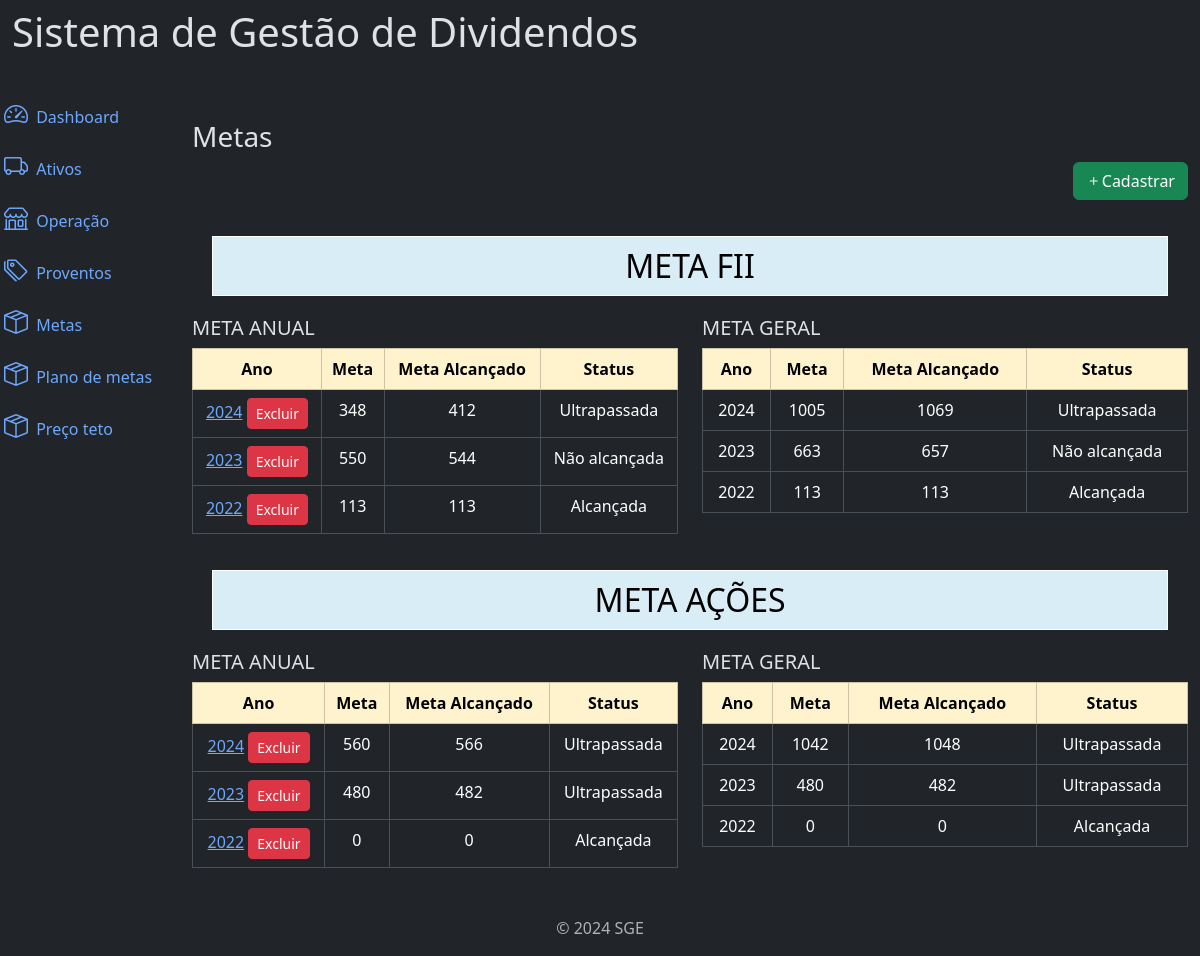
Page /metas/ (signed in) on the earlier database version.
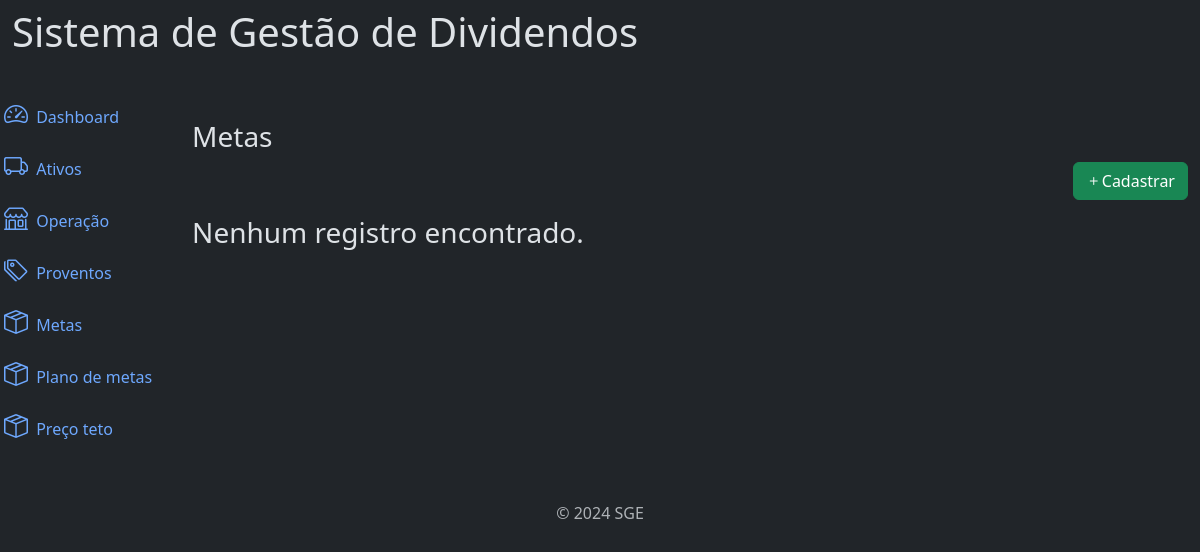
Same page on the later database version.
### carteira/models.py (models this page shows, shortened)
class MetaAtivo(models.Model):
    class Meta:
        verbose_name = "Meta"
        verbose_name_plural = "Meta"
        ordering=['-ano']
    fk_user = models.ForeignKey(User, on_delete=models.CASCADE, related_name="user_meta",  null=True) #relacionando campo com a pk da tbl user
    ano = models.IntegerField(verbose_name="Ano", null=True, blank=True)
    classe = models.CharField(max_length=10, null=False, blank=False, default="")
    meta_anual = models.IntegerField(verbose_name="Meta Anual", null=True, blank=True)
    meta_alcancada = models.IntegerField(verbose_name="Meta anual alçancada", null=True, blank=True)
    meta_geral = models.IntegerField(verbose_name="Meta geral", null=True, blank=True)
    meta_geral_alcancada = models.IntegerField(verbose_name="Meta geral alcançada", null=True, blank=True)
    created_at = models.DateTimeField(auto_now_add=True, verbose_name='criado em')
    update_at = models.DateTimeField(auto_now=True, verbose_name='atualizado em')

### carteira/views/metas_views.py (the view)
# urls.py: path('metas/', views.MetaRender.as_view(), name='list_metas'),
class MetaRender(ListView):
    model = MetaAtivo
    template_name = 'metas_geral/list.html'
    context_object_name = 'lists'
    ordering = '-ano'
    paginate_by = 10
    def get_queryset(self):
        return MetaAtivo.objects.filter(fk_user=self.request.user).order_by("-ano")
    def get_context_data(self, **kwargs):
        context = super().get_context_data(**kwargs)
        context["metas_fii"] = self.get_queryset().filter(classe="FII")
        context["metas_acoes"] = self.get_queryset().filter(classe="Ação")
        return context

### carteira/templates/metas_geral/list.html (shortened to what this page needs)
{% extends "global/base.html" %}
{% block content %}
<p class="h3">Metas</p>
    <div class="row mb-3">
        <div class="col-md-6">
        </div>
        <div class="col-md-6">
            <a href="#" class="btn btn-success float-end"
            data-bs-toggle="modal"
            data-bs-target="#cadastroModal"
            hx-get = {% url "create_metas" %}
            hx-target = "#addContent"
            hx-swap = "innerHTML">
                <i class="bi bi-plus"></i>Cadastrar
            </a>
        </div>
    </div>
    <div  class="col-md-12  ">
        <div class="row" style="display:flex">
    {% if lists %}
       {% include "metas_geral/table_fii.html" %}
       {% include "metas_geral/table_acao.html" %}
    {% else %}
        <p class="h3">Nenhum registro encontrado.</p>
    {% endif %}
    </div>
</div>
{% endblock %}

### carteira/templates/metas_geral/table_fii.html
<div class="col-md-12" >
                <h2 class="text-center header-meta">META FII</h2>
                <div class="row">
                    <div class="col-md-6">
                        <h3 class="h5" >META ANUAL</h3>
                        <table class="table table-bordered text-center">
                            <thead class="table-warning">
                                <tr>
                                    <th>Ano</th><th>Meta</th><th>Meta Alcançado</th><th>Status</th>
                                </tr>
                            </thead>
                            <tbody>
                                {% for list in metas_fii %}
                                <tr>
                                    <td><a
                                        href="#"
                                        data-bs-toggle="modal"
                                        data-bs-target="#cadastroModal"
                                        hx-get = {% url "update_metas" list.pk %}
                                        hx-target = "#addContent"
                                        hx-swap = "innerHTML">{{list.ano}}</a>
                                        <span>
                                        <a  onclick="modal(this)"
                                        data-page="metas"
                                        data-name=""
                                        data-id="{{list.pk}}"
                                        href="#"
                                        class="btn btn-danger btn-sm">Excluir</a>
                                        </span>
                                    </td>
                                    <td>{{list.meta_anual}}</td>
                                    <td>
                                    {% if list.meta_alcancada is not none %}{{list.meta_alcancada}}{% else %}0{% endif %}
                                    </td>
                                    <td class="alcancada">
                                        {% if list.meta_anual == list.meta_alcancada  %} Alcançada
                                        {% elif list.meta_alcancada > list.meta_anual %}Ultrapassada
                                        {% else %}Não alcançada
                                        {% endif %}</td>
                                </tr>
                                {% endfor %}
                            </tbody>
                        </table>
                    </div>
                    <div class="col-md-6">
                        <h3 class="h5" >META GERAL</h3>
                        <table class="table table-bordered text-center">
                            <thead class="table-warning">
                                <tr>
                                    <th>Ano</th><th>Meta</th><th>Meta Alcançado</th><th>Status</th>
                                </tr>
                            </thead>
                            <tbody>
                                {% for list in metas_fii %}
                                <tr>
                                    <td>{{list.ano}}</td>
                                    <td>  {% if list.meta_geral is not none %}{{list.meta_geral}}{% else %}0{% endif %}</td>
                                    <td>  {% if list.meta_geral_alcancada is not none %}{{list.meta_geral_alcancada}}{% else %}0{% endif %}</td>
                                    <td class="alcancada">
                                        {% if list.meta_geral == list.meta_geral_alcancada  %} Alcançada
                                        {% elif list.meta_geral_alcancada > list.meta_geral %}Ultrapassada
                                        {% else %}Não alcançada
                                        {% endif %}</td>
                                </tr>
                                {% endfor %}
                            </tbody>
                        </table>
                    </div>
                </div>
            </div>

### carteira/templates/metas_geral/table_acao.html
<div class="col-md-12" >
    <h2 class="text-center header-meta">META AÇÕES</h2>
    <div class="row">
        <div class="col-md-6">
            <h3 class="h5" >META ANUAL</h3>
            <table class="table table-bordered text-center">
                <thead class="table-warning">
                    <tr>
                        <th>Ano</th><th>Meta</th><th>Meta Alcançado</th><th>Status</th>
                    </tr>
                </thead>
                <tbody>
                    {% for list in metas_acoes%}
                    <tr>
                        <td><a
                            href="#"
                            data-bs-toggle="modal"
                            data-bs-target="#cadastroModal"
                            hx-get = {% url "update_metas" list.pk %}
                            hx-target = "#addContent"
                            hx-swap = "innerHTML">{{list.ano}}</a>
                            <span>
                            <a  onclick="modal(this)"
                            data-page="metas"
                            data-name=""
                            data-id="{{list.pk}}"
                            href="#"
                            class="btn btn-danger btn-sm">Excluir</a>
                            </span>
                        </td>
                        <td>{{list.meta_anual}}</td>
                        <td>
                        {% if list.meta_alcancada is not none %}{{list.meta_alcancada}}{% else %}0{% endif %}
                        </td>
                        <td class="alcancada">
                            {% if list.meta_anual == list.meta_alcancada  %} Alcançada
                            {% elif list.meta_alcancada > list.meta_anual %}Ultrapassada
                            {% else %}Não alcançada
                            {% endif %}</td>
                    </tr>
                    {% endfor %}
                </tbody>
            </table>
        </div>
        <div class="col-md-6">
            <h3 class="h5" >META GERAL</h3>
            <table class="table table-bordered text-center">
                <thead class="table-warning">
                    <tr>
                        <th>Ano</th><th>Meta</th><th>Meta Alcançado</th><th>Status</th>
                    </tr>
                </thead>
                <tbody>
                    {% for list in metas_acoes %}
                    <tr>
                        <td>{{list.ano}}</td>
                        <td>  {% if list.meta_geral is not none %}{{list.meta_geral}}{% else %}0{% endif %}</td>
                        <td>  {% if list.meta_geral_alcancada is not none %}{{list.meta_geral_alcancada}}{% else %}0{% endif %}</td>
                        <td class="alcancada">
                            {% if list.meta_geral == list.meta_geral_alcancada  %} Alcançada
                            {% elif list.meta_geral_alcancada > list.meta_geral %}Ultrapassada
                            {% else %}Não alcançada
                            {% endif %}</td>
                    </tr>
                    {% endfor %}
                </tbody>
            </table>
        </div>
    </div>
</div>

Differences in the rows shown:
removed MetaAtivo: ano "2024", meta_anual "348", meta_alcancada "412", shows "Ultrapassada", meta_geral "1005", meta_geral_alcancada "1069"
removed MetaAtivo: ano "2023", meta_anual "550", meta_alcancada "544", shows "Não alcançada", meta_geral "663", meta_geral_alcancada "657"
removed MetaAtivo: ano "2022", meta_anual "113", meta_alcancada "113", shows "Alcançada", meta_geral "113", meta_geral_alcancada "113"
removed MetaAtivo: ano "2024", meta_anual "560", meta_alcancada "566", shows "Ultrapassada", meta_geral "1042", meta_geral_alcancada "1048"
removed MetaAtivo: ano "2023", meta_anual "480", meta_alcancada "482", shows "Ultrapassada", meta_geral "480", meta_geral_alcancada "482"
removed MetaAtivo: ano "2022", meta_anual "0", meta_alcancada "0", shows "Alcançada", meta_geral "0", meta_geral_alcancada "0"
Other differences:
text no longer shown: "META FII META ANUAL Ano Meta Meta Alcançado Status META GERAL Ano Meta Meta Alcançado Status META AÇÕES META ANUAL Ano Meta Meta Alcançado Status META GERAL Ano Meta Meta Alcançado Status"
text now shown: "Nenhum registro encontrado."
